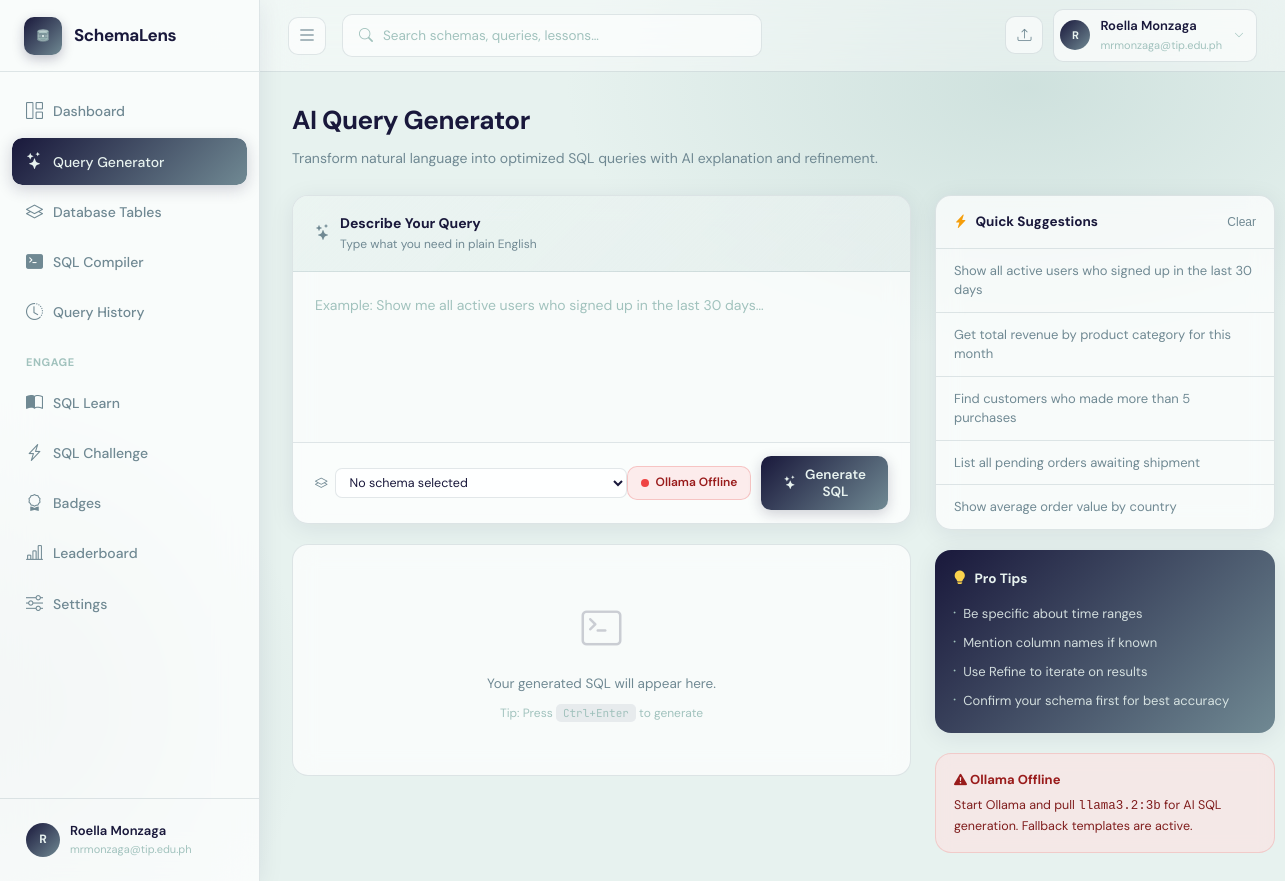
/query (signed in), run on the app's committed database.
### app.py (models this page shows)
class User(UserMixin, db.Model):
    __tablename__ = "users"
    id           = db.Column(db.Integer, primary_key=True)
    name         = db.Column(db.String(120), nullable=False)
    email        = db.Column(db.String(200), unique=True, nullable=False)
    password     = db.Column(db.String(256), nullable=False)
    company      = db.Column(db.String(120), default="")
    role         = db.Column(db.String(80), default="")
    gemini_key   = db.Column(db.String(256), default="")
    last_active   = db.Column(db.DateTime, nullable=True)
    streak_days  = db.Column(db.Integer, default=0)
    created_at   = db.Column(db.DateTime, default=datetime.datetime.utcnow)
    agreement_accepted = db.Column(db.Boolean, default=False)
    agreement_accepted_at = db.Column(db.DateTime, nullable=True)
    schemas      = db.relationship("SchemaUpload", backref="owner", lazy=True,
                                   cascade="all, delete-orphan")
    queries      = db.relationship("QueryHistory", backref="owner", lazy=True,
                                   cascade="all, delete-orphan")
    badges       = db.relationship("UserBadge", backref="user", lazy=True,
                                   cascade="all, delete-orphan")
    challenges   = db.relationship("ChallengeAttempt", backref="user", lazy=True,
                                   cascade="all, delete-orphan")

### app.py (the view)
@app.route("/query", methods=["GET"])
@login_required
def query_page():
    schemas = SchemaUpload.query.filter_by(user_id=current_user.id)\
              .order_by(SchemaUpload.uploaded_at.desc()).all()
    selected_schema = None
    preselect_id = request.args.get("schema_id")
    if preselect_id:
        selected_schema = SchemaUpload.query.filter_by(
            id=preselect_id, user_id=current_user.id).first()
    return render_template("query.html", schemas=schemas, selected_schema=selected_schema)

### app.py (called while the page is built)
@login_manager.user_loader
def load_user(user_id):
    return db.session.get(User, int(user_id))

### templates/query.html (shortened to what this page needs)
{% extends "base.html" %}
{% block content %}
<div class="page-head fade-in">
  <h1>AI Query Generator</h1>
  <p>Transform natural language into optimized SQL queries with AI explanation and refinement.</p>
</div>
<div class="qg-grid">
  <div>
    <div class="query-card fade-in fade-in-1">
      <div class="qc-header">
        <i class="bi bi-stars qc-header-icon"></i>
        <div>
          <div class="qc-header-title">Describe Your Query</div>
          <div class="qc-header-sub">Type what you need in plain English</div>
        </div>
      </div>
      <div class="qc-body">
        <textarea id="queryInput" class="describe-area"
          placeholder="Example: Show me all active users who signed up in the last 30 days…"></textarea>
      </div>
      <div class="qc-footer">
        <div class="schema-pill">
          <i class="bi bi-layers" style="color:var(--primary-mid);"></i>
          <select id="schemaSelect">
            <option value="">No schema selected</option>
          </select>
        </div>
        <div style="display:flex;align-items:center;gap:10px;">
          <span class="ollama-status-badge ollama-badge ollama-checking" title="Checking Ollama status…">
            <span class="ollama-dot"></span>
            <span class="ollama-label">Ollama</span>
          </span>
          <button class="gen-btn" id="generateBtn" onclick="generateSQL()">
            <i class="bi bi-stars"></i> Generate SQL
          </button>
        </div>
      </div>
    </div>
    <div class="output-area" id="outputArea">
      <div class="output-placeholder" id="outputPlaceholder">
        <i class="bi bi-terminal"></i>
        <p>Your generated SQL will appear here.</p>
        <p style="margin-top:9px;font-size:12px;color:var(--text-xs);">
          Tip: Press <kbd style="background:rgba(25,24,59,0.07);padding:2px 7px;border-radius:5px;font-family:var(--mono);font-size:11px;">Ctrl+Enter</kbd> to generate
        </p>
      </div>
    </div>
  </div>
  <div>
    <div id="qsCardWrapper">
      <div class="qs-card fade-in fade-in-2">
        <div class="qs-header">
          <i class="bi bi-lightning-charge-fill" style="color:#f59e0b;"></i>
          Quick Suggestions
          <button class="qs-clear" onclick="clearSuggestions()">Clear</button>
        </div>
        <div id="suggestionsList">
          {% set suggestions = [
            'Show all active users who signed up in the last 30 days',
            'Get total revenue by product category for this month',
            'Find customers who made more than 5 purchases',
            'List all pending orders awaiting shipment',
            'Show average order value by country'
          ] %}
          {% for s in suggestions %}
          <div class="suggestion-item" onclick="useSuggestion(this.textContent.trim())">{{ s }}</div>
          {% endfor %}
        </div>
      </div>
      <div class="pro-tips fade-in fade-in-3">
        <div class="pt-header"><i class="bi bi-lightbulb-fill"></i> Pro Tips</div>
        <ul class="pt-list">
          <li>Be specific about time ranges</li>
          <li>Mention column names if known</li>
          <li>Use Refine to iterate on results</li>
          <li>Confirm your schema first for best accuracy</li>
        </ul>
      </div>
      <div id="ollamaOfflineCard" style="display:none;background:rgba(254,226,226,0.6);backdrop-filter:blur(8px);border:1px solid rgba(220,38,38,0.15);border-radius:var(--radius);padding:16px 18px;" class="fade-in">
        <div style="font-size:13px;font-weight:700;color:#991b1b;margin-bottom:5px;"><i class="bi bi-exclamation-triangle-fill"></i> Ollama Offline</div>
        <div style="font-size:12.5px;color:#7f1d1d;line-height:1.55;">Start Ollama and pull <code>llama3.2:3b</code> for AI SQL generation. Fallback templates are active.</div>
      </div>
    </div></div>
</div>
{% endblock %}

### templates/base.html (shortened to what this page needs)
<!DOCTYPE html>
<html lang="en">
<head>
  <link href="https://cdn.jsdelivr.net/npm/bootstrap-icons@1.11.3/font/bootstrap-icons.css" rel="stylesheet">
  <link rel="stylesheet" href="https://cdnjs.cloudflare.com/ajax/libs/highlight.js/11.9.0/styles/github-dark.min.css">
</head>
<body>
{% if current_user.is_authenticated %}
<aside class="sidebar" id="appSidebar" aria-label="Main Navigation">
  <div class="sidebar-logo">
    <a href="{{ url_for('dashboard') }}">
      <div class="logo-icon">
      </div>
      <span class="logo-text">SchemaLens</span>
    </a>
  </div>
  <nav class="sidebar-nav">
    <a href="{{ url_for('dashboard') }}" class="nav-item {% if request.endpoint=='dashboard' %}active{% endif %}">
      <i class="bi bi-grid-1x2" aria-hidden="true"></i> <span>Dashboard</span>
    </a>
    <a href="{{ url_for('query_page') }}" class="nav-item {% if request.endpoint=='query_page' %}active{% endif %}">
      <i class="bi bi-stars" aria-hidden="true"></i> <span>Query Generator</span>
    </a>
    <a href="{{ url_for('schemas') }}" class="nav-item {% if request.endpoint in ['schemas','schema_detail'] %}active{% endif %}">
      <i class="bi bi-layers" aria-hidden="true"></i> <span>Database Tables</span>
    </a>
    <a href="{{ url_for('sql_compiler') }}" class="nav-item {% if request.endpoint=='sql_compiler' %}active{% endif %}">
      <i class="bi bi-terminal-fill" aria-hidden="true"></i> <span>SQL Compiler</span>
    </a>
    <a href="{{ url_for('history') }}" class="nav-item {% if request.endpoint=='history' %}active{% endif %}">
      <i class="bi bi-clock-history" aria-hidden="true"></i> <span>Query History</span>
    </a>
    <div class="nav-section">Engage</div>
       <a href="{{ url_for('learn') }}" class="nav-item {% if request.endpoint=='learn' %}active{% endif %}">
      <i class="bi bi-book-half" aria-hidden="true"></i> <span>SQL Learn</span>
    </a>
    <a href="{{ url_for('challenge_page') }}" class="nav-item {% if request.endpoint=='challenge_page' %}active{% endif %}">
      <i class="bi bi-lightning-charge" aria-hidden="true"></i> <span>SQL Challenge</span>
    </a>
    <a href="{{ url_for('badges_page') }}"    class="nav-item {% if request.endpoint=='badges_page' %}active{% endif %}">
      <i class="bi bi-award" aria-hidden="true"></i> <span>Badges</span>
    </a>
    <a href="{{ url_for('leaderboard') }}"    class="nav-item {% if request.endpoint=='leaderboard' %}active{% endif %}">
      <i class="bi bi-bar-chart-line" aria-hidden="true"></i> <span>Leaderboard</span>
    </a>
    <a href="{{ url_for('settings') }}" class="nav-item {% if request.endpoint=='settings' %}active{% endif %}">
      <i class="bi bi-sliders" aria-hidden="true"></i> <span>Settings</span>
    </a>
  </nav>
  <div class="sidebar-footer">
   <a href="{{ url_for('settings')}}" class="user-dropdown-wrapper" style="text-decoration: none; color: inherit;" aria-haspopup="true" aria-label="User Profile and Settings">
      <div class="user-row" tabindex="0" aria-label="User Profile Summary">
        <div class="user-avatar">{{ current_user.name[0].upper() }}</div>
        <div>
          <div class="user-name">{{ current_user.name }}</div>
          <div class="user-email">{{ current_user.email[:26] }}{% if current_user.email|length > 26 %}…{% endif %}</div>
        </div>
      </div>
    </a>
  </div>
</aside>
<header class="topbar">
  <button class="icon-btn" id="sidebarToggleBtn" onclick="toggleSidebar()" aria-label="Toggle Sidebar" aria-controls="appSidebar">
    <i class="bi bi-list" style="font-size: 20px;"></i>
  </button>
<div class="search-box" style="position:relative;" id="searchBoxWrapper">
    <i class="bi bi-search" aria-hidden="true" id="searchIcon"></i>
    <input
      type="text"
      id="globalSearchInput"
      placeholder="Search schemas, queries, lessons…"
      autocomplete="off"
      autocorrect="off"
      spellcheck="false"
      aria-label="Global Search"
      aria-autocomplete="list"
      aria-controls="searchDropdown"
      aria-expanded="false"
      role="combobox"
    >
  </div>
  <div class="topbar-right">
    <a href="{{ url_for('schemas') }}" class="icon-btn" title="Upload Schema" aria-label="Upload Schema"><i class="bi bi-upload"></i></a>
    <div class="user-dropdown-wrapper">
      <div class="topbar-user" id="topbarUserBtn" tabindex="0" role="button" aria-haspopup="true" aria-expanded="false" aria-label="User Menu">
        <div class="user-avatar" style="width:30px;height:30px;font-size:11px;">{{ current_user.name[0].upper() }}</div>
        <div>
          <div class="name">{{ current_user.name }}</div>
          <div class="email">{{ current_user.email[:22] }}{% if current_user.email|length>22 %}…{% endif %}</div>
        </div>
        <i class="bi bi-chevron-down" style="font-size:10px;color:var(--text-xs);margin-left:2px;" aria-hidden="true"></i>
      </div>
    </div>
  </div>
</header>
<div class="main">
  <div class="page">
    {% block content %}{% endblock %}
  </div>
</div>
{% else %}
{% block auth_content %}{% endblock %}
{% endif %}
</body>
</html>

### templates/query.html (style rules this page uses)
.page-head { margin-bottom: 26px; }
.page-head h1 { font-size: 26px; font-weight: 700; letter-spacing: -.5px; margin-bottom: 5px; }
.page-head p { font-size: 14px; color: var(--text-soft); }
.qg-grid { display: grid; grid-template-columns: 1fr 340px; gap: 24px; align-items: start; }
.query-card { background: var(--card-bg); backdrop-filter: blur(12px); border: 1px solid var(--border); border-radius: var(--radius); overflow: hidden; box-shadow: var(--shadow); }
.qc-header { padding: 16px 22px; display: flex; align-items: center; gap: 9px; background: linear-gradient(135deg, rgba(231,242,239,0.8), rgba(161,194,189,0.2)); border-bottom: 1px solid var(--border); }
.qc-header-icon { color: var(--primary-mid); font-size: 16px; }
.qc-header-title { font-size: 14px; font-weight: 700; color: var(--primary); }
.qc-header-sub { font-size: 12px; color: var(--text-soft); margin-top: 1px; }
.qc-body { padding: 22px; }
.describe-area { width: 100%; border: none; outline: none; resize: none; font-family: var(--font); font-size: 14px; color: var(--text); line-height: 1.7; min-height: 120px; background: transparent; }
.describe-area::placeholder { color: var(--primary-light); }
.qc-footer { padding: 13px 22px; border-top: 1px solid var(--border); display: flex; align-items: center; justify-content: space-between; background: rgba(255,255,255,0.3); }
.schema-pill { display: flex; align-items: center; gap: 7px; font-size: 12.5px; color: var(--text-soft); }
.schema-pill select { border: 1px solid var(--border); border-radius: 7px; padding: 5px 10px; font-family: var(--font); font-size: 12.5px; color: var(--text); background: rgba(255,255,255,0.8); outline: none; transition: border-color .2s; }
.gen-btn { display: flex; align-items: center; gap: 8px; background: linear-gradient(135deg, var(--primary), var(--primary-mid)); color: var(--primary-xlight); border: none; border-radius: var(--radius-sm); padding: 10px 22px; font-family: var(--font); font-size: 13.5px; font-weight: 600; cursor: pointer; transition: all .2s; box-shadow: 0 4px 14px rgba(25,24,59,0.2); }
.output-area { margin-top: 20px; }
.output-placeholder { text-align: center; padding: 52px 24px; background: var(--card-bg); backdrop-filter: blur(12px); border: 1px solid var(--border); border-radius: var(--radius); }
.output-placeholder i { font-size: 40px; opacity: .2; display: block; margin-bottom: 12px; }
.output-placeholder p { font-size: 13.5px; color: var(--text-soft); }
.qs-card { background: var(--card-bg); backdrop-filter: blur(12px); border: 1px solid var(--border); border-radius: var(--radius); margin-bottom: 20px; box-shadow: var(--shadow); overflow: hidden; }
.qs-header { padding: 15px 18px; border-bottom: 1px solid var(--border); display: flex; align-items: center; gap: 8px; font-size: 13.5px; font-weight: 700; color: var(--text); }
.qs-clear { margin-left: auto; font-size: 12px; color: var(--text-soft); cursor: pointer; font-weight: 500; border: none; background: none; transition: color .15s; }
.suggestion-item { padding: 12px 18px; border-bottom: 1px solid var(--border); font-size: 13px; color: var(--text-soft); cursor: pointer; transition: all .15s; line-height: 1.5; }
.suggestion-item:last-child { border-bottom: none; }
.pro-tips { background: linear-gradient(135deg, var(--primary), var(--primary-mid)); border-radius: var(--radius); padding: 18px; color: var(--primary-xlight); margin-bottom: 20px; box-shadow: var(--shadow); }
.pt-header { display:flex; align-items:center; gap:8px; font-size:13.5px; font-weight:700; margin-bottom:11px; }
.pt-header i { color: #fcd34d; }
.pt-list { list-style: none; }
.pt-list li { font-size: 13px; color: rgba(231,242,239,.88); padding: 4px 0; display: flex; align-items: flex-start; gap: 7px; }
.pt-list li::before { content: '·'; color: var(--primary-light); margin-top:1px; flex-shrink:0; font-size:16px; line-height:1; }

### data on the page
User: name "R", name "Roella Monzaga", email "mrmonzaga@tip.edu.ph"

### other printed values
{{ s }} "Show all active users who signed up in the last 30 days" "Get total revenue by product category for this month" "Find customers who made more than 5 purchases" "List all pending orders awaiting shipment" "Show average order value by country"
